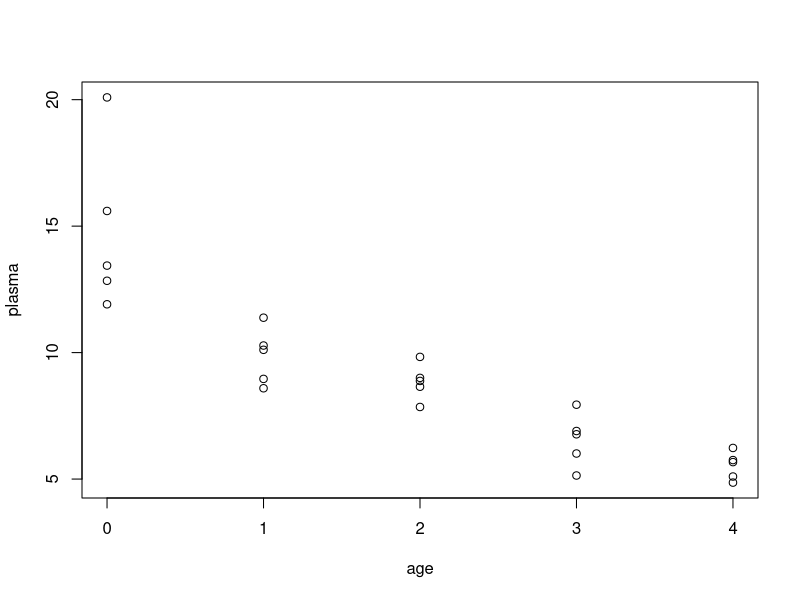
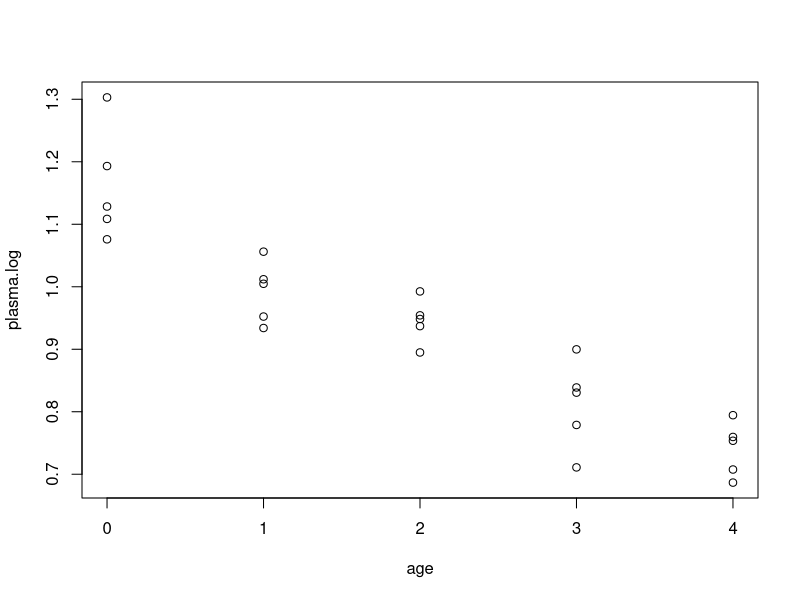
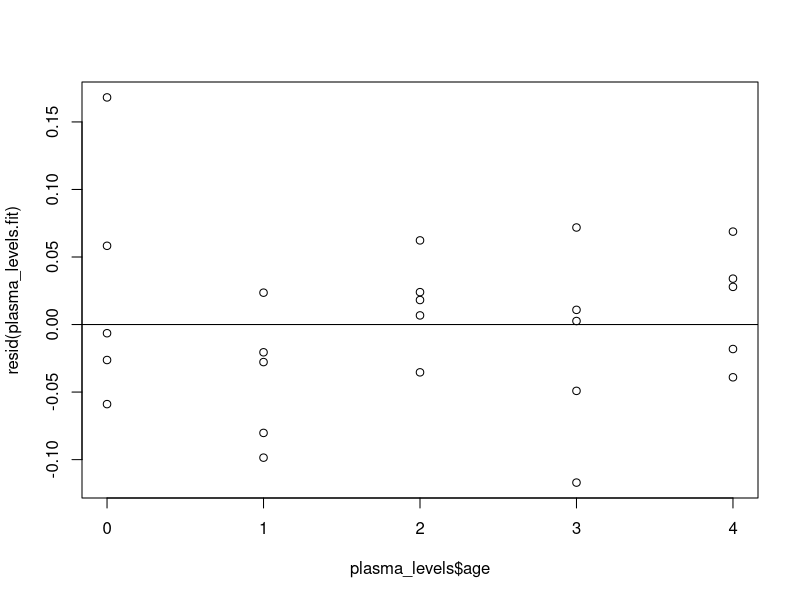
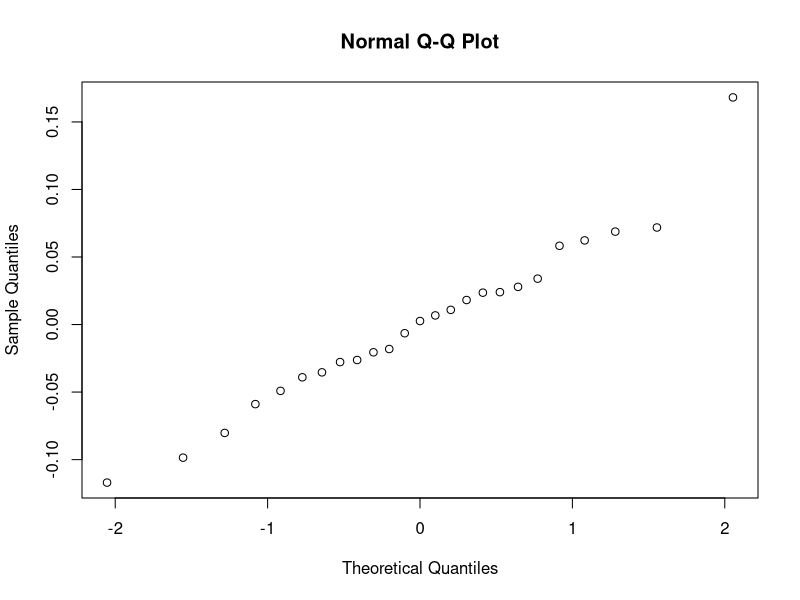

Write R code to recreate these figures, in order.
# Transformations for Nonnormality and Unequal Error Variances
age <- c(rep(0,5), rep(1.0,5), rep(2.0,5), rep(3.0,5), rep(4.0,5))
plasma <- c(13.44, 12.84, 11.91, 20.09, 15.60, 10.11, 11.38, 10.28,
            8.96, 8.59, 9.83, 9.00, 8.65, 7.85, 8.88, 7.94, 6.01,
            5.14, 6.90, 6.77, 4.86, 5.10, 5.67, 5.75, 6.23)
plasma_levels <- data.frame(age, plasma)

# scatterplot of original data
plot(x = age, y = plasma)

# observe the variance of 4 is decreasing as x increases
# based on the prototype regression plots, we can try to transform
# Y
plasma.log <- log(x = plasma, base = 10)
plasma.log

plasma_levels$plasma.log <- plasma.log

# scatter plot again 
plot(x = age, y = plasma.log)

# this plot shows a negative linear relationship with more equal
# variances
plasma_levels.fit <- lm(plasma.log ~ age, data = plasma_levels)
summary(plasma_levels.fit)

# check out some residuals 
plot(x = plasma_levels$age, y = resid(plasma_levels.fit))
abline(0,0)

qqnorm(y = resid(plasma_levels.fit))


